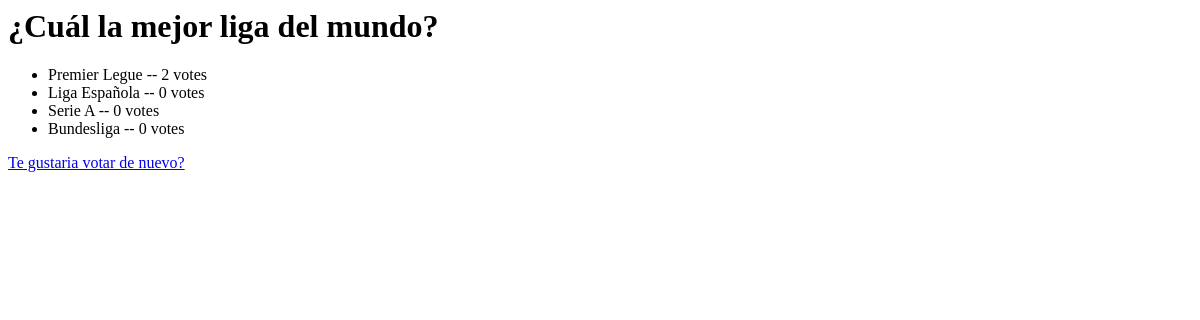
The app's page /polls/3/results/, older data.
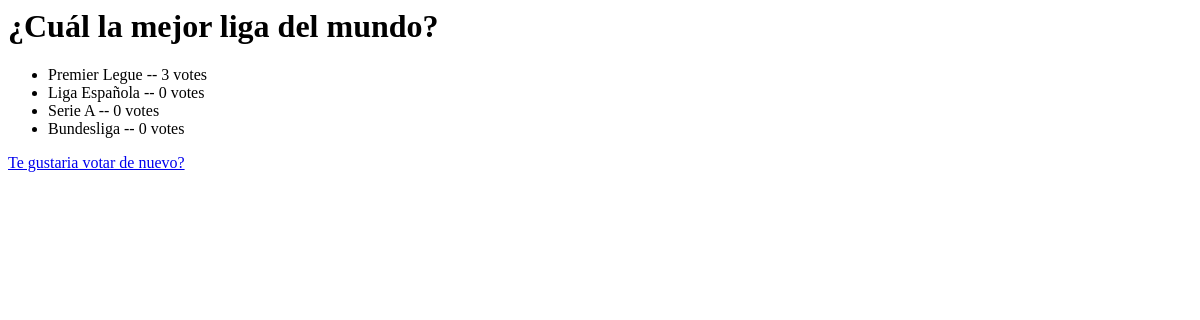
The same page, newer data.
### polls/models.py (models this page shows, shortened)
class Question(models.Model):
  question_text = models.CharField(max_length=250)
  pub_date = models.DateTimeField("Data published")

class Choice(models.Model):
  question = models.ForeignKey(Question, on_delete=models.CASCADE)
  choice_text = models.CharField(max_length=250)
  votes = models.IntegerField(default=0)

### polls/views.py (the view)
# urls.py: path('<int:pk>/results/', views.ResultsView.as_view(), name='results'),
class ResultsView(generic.DetailView):
    model = Question
    template_name = 'polls/results.html'
    def get_queryset(self):
        return Question.objects.filter(pub_date__lte=timezone.now())

### polls/templates/polls/results.html
<h1>{{question.question_text}}</h1>
<ul>
  {% for choice in question.choice_set.all %}
  <li>{{choice.choice_text}} -- {{choice.votes}} vote{{choice.votes|pluralize}}</li>
  {% endfor %}
</ul>
<a href="{% url 'polls:detail' question.id %}">Te gustaria votar de nuevo?</a>

Row changes from the older to the newer data that the page shows:
changed Choice "Premier Legue": votes "2" → "3"
